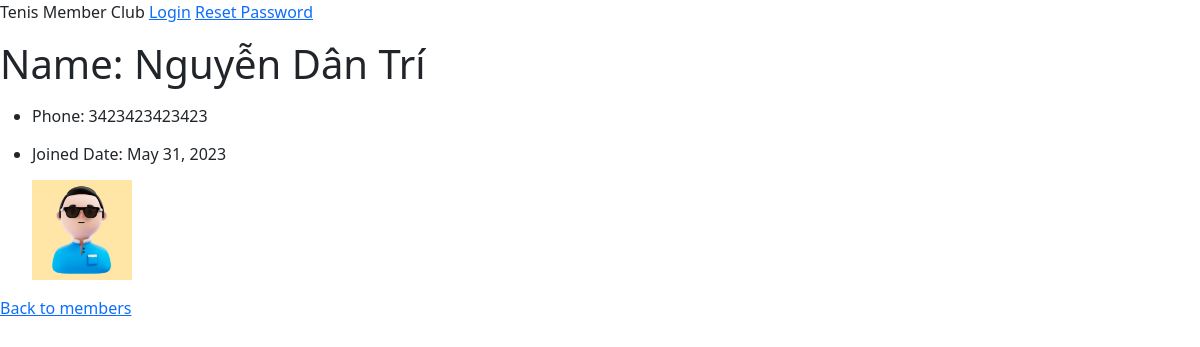
The app's page /members/details/2 with its own data.
### members/models.py (models this page shows, shortened)
class Member(models.Model):
    firstname = models.CharField(max_length=255)
    lastname = models.CharField(max_length=255)
    phone = models.IntegerField(null=True)
    joined_date = models.DateField(null=True)
    picture = models.ImageField(default="default.jpg")

### members/views.py (the view)
# urls.py: path('members/details/<int:id>', views.details, name='details'),
def details(request, id):
    detailmember = Member.objects.get(id=id)
    return render(request, 'detail_member.html', {'detailmember': detailmember})

### members/templates/detail_member.html (shortened to what this page needs)
{% extends "master.html" %}
{% block content %}
    <p><h1>Name: {{ detailmember.lastname }} {{ detailmember.firstname }}</h1></p>
    <ul>
        <p><li><h6>Phone: {{ detailmember.phone }}</h6></li></p>
        <p><li><h6>Joined Date: {{ detailmember.joined_date }}</h6></li></p>
        <p><img src="{{ MEDIA_URL }}{{ detailmember.picture }}" alt="connect" style="max-height:100px"></p>
    </ul>
    <p><a href="/members"> Back to members</a></p>
{% endblock %}

### records on screen
Member: lastname "Nguyễn", firstname "Dân Trí", phone "3423423423423", joined_date "May 31, 2023", picture (placeholder picture)
